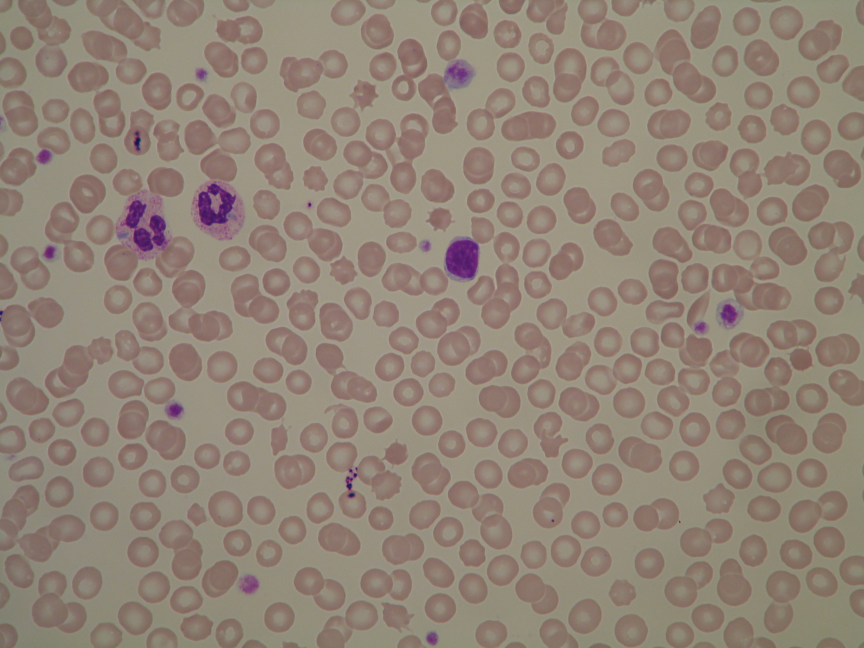
#> input picture Im108_0.jpg, 2592 x 1944 px (shown at 1/3 size)
$ jupyter execute test.ipynb
#> lines starting #> are read from the running program, lines starting #| are printed output that depends on the picture
### scripts/quadtree.py
import numpy as np

class Point:
    """A point located at (x,y) in 2D space.

    Each Point object may be associated with a payload object.

    """

    def __init__(self, x, y, payload=None):
        self.x, self.y = x, y
        self.payload = payload

    def __repr__(self):
        return '{}: {}'.format(str((self.x, self.y)), repr(self.payload))
    def __str__(self):
        return 'P({:.2f}, {:.2f})'.format(self.x, self.y)

    # [6 lines left out: function distance_to, not called in this run]

class Rect:
    """A rectangle centred at (cx, cy) with width w and height h."""

    def __init__(self, cx, cy, w, h):
        self.cx, self.cy = cx, cy
        self.w, self.h = w, h
        self.west_edge, self.east_edge = cx - w/2, cx + w/2
        self.north_edge, self.south_edge = cy - h/2, cy + h/2

    def __repr__(self):
        return str((self.west_edge, self.east_edge, self.north_edge,
                self.south_edge))

    def __str__(self):
        return '({:.2f}, {:.2f}, {:.2f}, {:.2f})'.format(self.west_edge,
                    self.north_edge, self.east_edge, self.south_edge)

    def contains(self, point):
        """Is point (a Point object or (x,y) tuple) inside this Rect?"""

        try:
            point_x, point_y = point.x, point.y
        except AttributeError:
            point_x, point_y = point

        return (point_x >= self.west_edge and
                point_x <  self.east_edge and
                point_y >= self.north_edge and
                point_y < self.south_edge)

    def intersects(self, other):
        """Does Rect object other interesect this Rect?"""
        return not (other.west_edge > self.east_edge or
                    other.east_edge < self.west_edge or
                    other.north_edge > self.south_edge or
                    other.south_edge < self.north_edge)

    def draw(self, ax, c='k', lw=1, **kwargs):
        x1, y1 = self.west_edge, self.north_edge
        x2, y2 = self.east_edge, self.south_edge
        ax.plot([x1,x2,x2,x1,x1],[y1,y1,y2,y2,y1], c=c, lw=lw, **kwargs)


class QuadTree:
    """A class implementing a quadtree."""

    def __init__(self, boundary, max_points=4, depth=0):
        """Initialize this node of the quadtree.

        boundary is a Rect object defining the region from which points are
        placed into this node; max_points is the maximum number of points the
        node can hold before it must divide (branch into four more nodes);
        depth keeps track of how deep into the quadtree this node lies.

        """

        self.boundary = boundary
        self.max_points = max_points
        self.points = []
        self.depth = depth
        # A flag to indicate whether this node has divided (branched) or not.
        self.divided = False

    # [10 lines left out: function __str__, not called in this run]

    def divide(self):
        """Divide (branch) this node by spawning four children nodes."""

        cx, cy = self.boundary.cx, self.boundary.cy
        w, h = self.boundary.w / 2, self.boundary.h / 2
        # The boundaries of the four children nodes are "northwest",
        # "northeast", "southeast" and "southwest" quadrants within the
        # boundary of the current node.
        self.nw = QuadTree(Rect(cx - w/2, cy - h/2, w, h),
                                    self.max_points, self.depth + 1)
        self.ne = QuadTree(Rect(cx + w/2, cy - h/2, w, h),
                                    self.max_points, self.depth + 1)
        self.se = QuadTree(Rect(cx + w/2, cy + h/2, w, h),
                                    self.max_points, self.depth + 1)
        self.sw = QuadTree(Rect(cx - w/2, cy + h/2, w, h),
                                    self.max_points, self.depth + 1)
        self.divided = True

    def insert(self, point):
        """Try to insert Point point into this QuadTree."""

        if not self.boundary.contains(point):
            # The point does not lie inside boundary: bail.
            return False
        if len(self.points) < self.max_points:
            # There's room for our point without dividing the QuadTree.
            self.points.append(point)
            return True

        # No room: divide if necessary, then try the sub-quads.
        if not self.divided:
            self.divide()

        return (self.ne.insert(point) or
                self.nw.insert(point) or
                self.se.insert(point) or
                self.sw.insert(point))

    def query(self, boundary, found_points):
        """Find the points in the quadtree that lie within boundary."""

        if not self.boundary.intersects(boundary):
            # If the domain of this node does not intersect the search
            # region, we don't need to look in it for points.
            return False

        # Search this node's points to see if they lie within boundary ...
        for point in self.points:
            if boundary.contains(point):
                found_points.append(point)
        # ... and if this node has children, search them too.
        if self.divided:
            self.nw.query(boundary, found_points)
            self.ne.query(boundary, found_points)
            self.se.query(boundary, found_points)
            self.sw.query(boundary, found_points)
        return found_points


    # [34 lines left out: functions query_circle, query_radius, not called in this run]


    def __len__(self):
        """Return the number of points in the quadtree."""

        npoints = len(self.points)
        if self.divided:
            npoints += len(self.nw)+len(self.ne)+len(self.se)+len(self.sw)
        return npoints

    def draw(self, ax):
        """Draw a representation of the quadtree on Matplotlib Axes ax."""

        self.boundary.draw(ax)
        if self.divided:
            self.nw.draw(ax)
            self.ne.draw(ax)
            self.se.draw(ax)
            self.sw.draw(ax)

### test.ipynb
[cell 1]
# source : https://scipython.com/blog/quadtrees-2-implementation-in-python/
import numpy as np
import matplotlib.pyplot as plt
from scripts.quadtree import Point, Rect, QuadTree
from matplotlib import gridspec
from PIL import Image

DPI = 72
np.random.seed(60)

width, height = 600, 400

N = 500
coords = np.random.randn(N, 2) * height/3 + (width/2, height/2)
points = [Point(*coord) for coord in coords]

domain = Rect(width/2, height/2, width, height)
qtree = QuadTree(domain, 3)
for point in points:
    qtree.insert(point)

print('Number of points in the domain =', len(qtree))

fig = plt.figure(figsize=(700/DPI, 500/DPI), dpi=DPI)
ax = plt.subplot()
ax.set_xlim(0, width)
ax.set_ylim(0, height)
qtree.draw(ax)

ax.scatter([p.x for p in points], [p.y for p in points], s=4)
ax.set_xticks([])
ax.set_yticks([])

region = Rect(140, 190, 150, 150)
found_points = []
qtree.query(region, found_points)
print('Number of found points =', len(found_points))

ax.scatter([p.x for p in found_points], [p.y for p in found_points],
           facecolors='none', edgecolors='r', s=32)

region.draw(ax, c='r')

ax.invert_yaxis()
plt.tight_layout()
plt.savefig('search-quadtree.png', DPI=72)
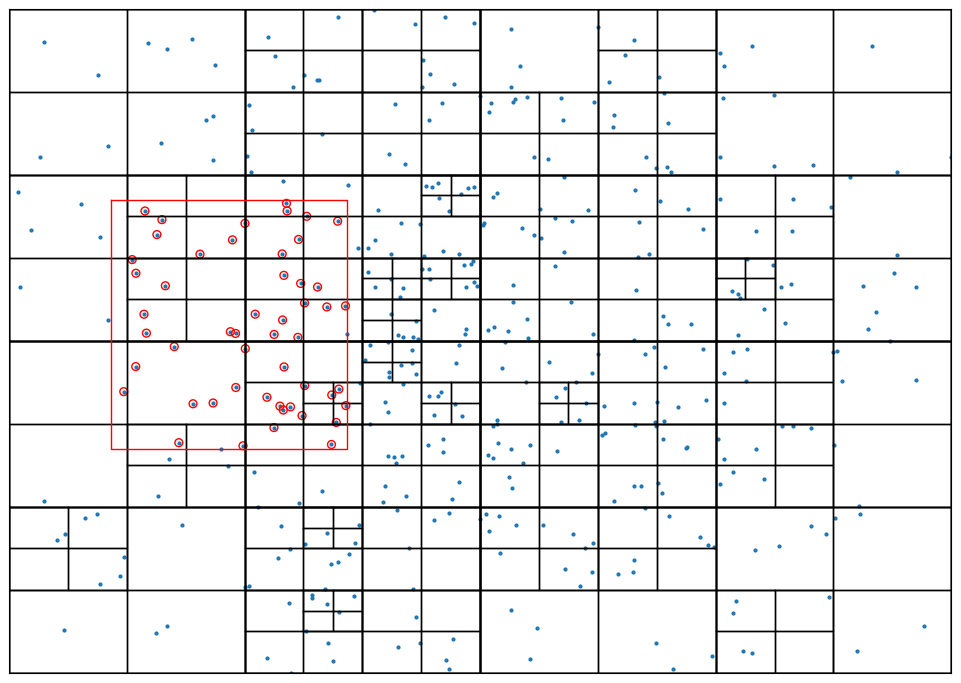
#> figure drawn by matplotlib, 1 panel
plt.show()

[cell 2]
img = Image.open(r"Im108_0.jpg")
#> img is the input picture: PIL image 2592x1944 RGB; mean R, G, B 145.4, 131.3, 118.4

data = np.asarray(img.crop((0,0,1944,1944)))
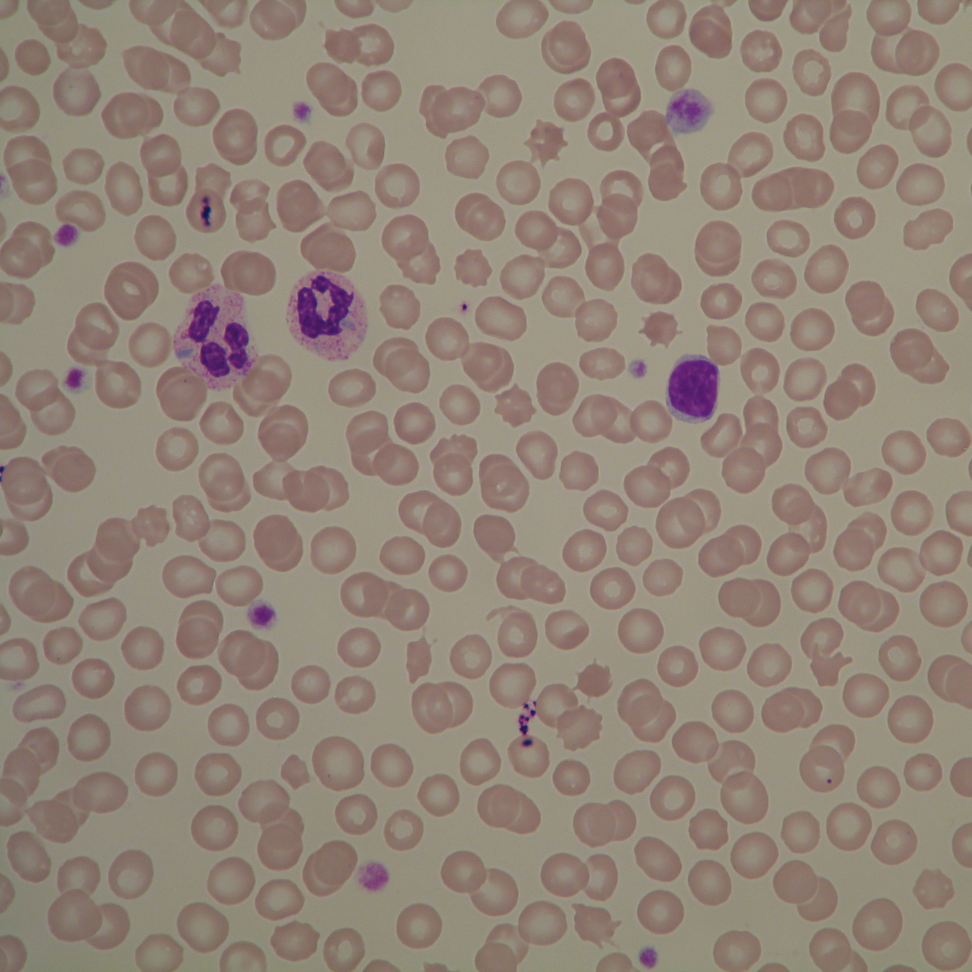
#> data: shape (1944, 1944, 3) (shown at 1/2 size); mean R, G, B 146.3, 131.8, 119.9

width = 1944
height = 1944

domain = Rect(width/2, height/2, width, height)

qtree = QuadTree(domain, 3)
for i in np.arange(188):
    for j in np.arange(188):
        qtree.insert(Point(i, j, payload=data[i,j]))

[cell 3]
print('Number of points in the domain =', len(qtree))

[cell 4]
fig = plt.figure(figsize=(700/DPI, 500/DPI), dpi=DPI)
ax = plt.subplot()
ax.set_xlim(0, width)
ax.set_ylim(0, height)
qtree.draw(ax)
